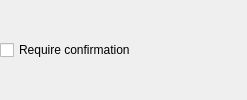
<?xml version="1.0" encoding="UTF-8"?>
<ui version="4.0">
 <class>ConfirmConstraintWidget</class>
 <widget class="QWidget" name="ConfirmConstraintWidget">
  <property name="windowTitle">
   <string>Form</string>
  </property>
  <layout class="QHBoxLayout" name="horizontalLayout">
   <property name="spacing">
    <number>6</number>
   </property>
   <property name="sizeConstraint">
    <enum>QLayout::SetNoConstraint</enum>
   </property>
   <property name="margin">
    <number>0</number>
   </property>
   <item>
    <widget class="QCheckBox" name="mCheckBox">
     <property name="toolTip">
      <string>User confirmation will be required each time this key is used to authenticate</string>
     </property>
     <property name="text">
      <string>Require confirmation</string>
     </property>
    </widget>
   </item>
   <item>
    <spacer name="mHorizontalSpacer">
     <property name="orientation">
      <enum>Qt::Horizontal</enum>
     </property>
     <property name="sizeHint" stdset="0">
      <size>
       <width>111</width>
       <height>20</height>
      </size>
     </property>
    </spacer>
   </item>
  </layout>
 </widget>
 <resources/>
 <connections/>
</ui>
